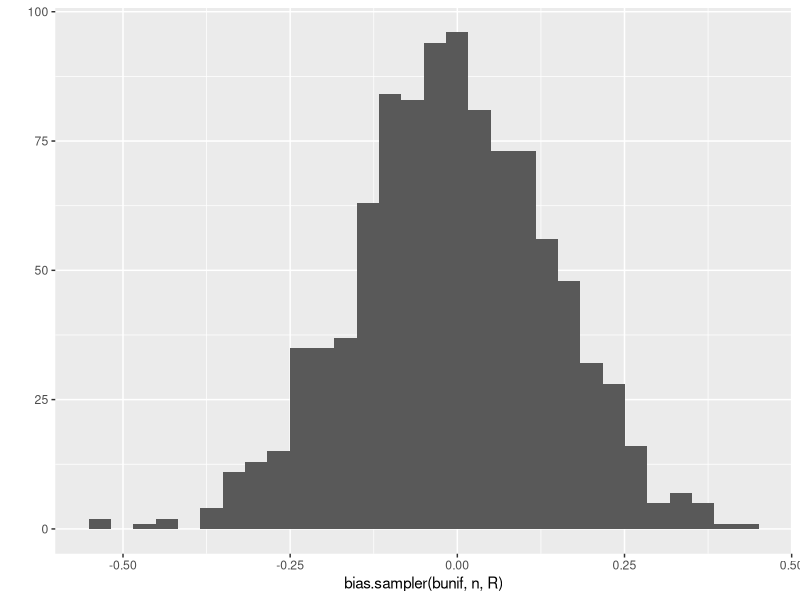
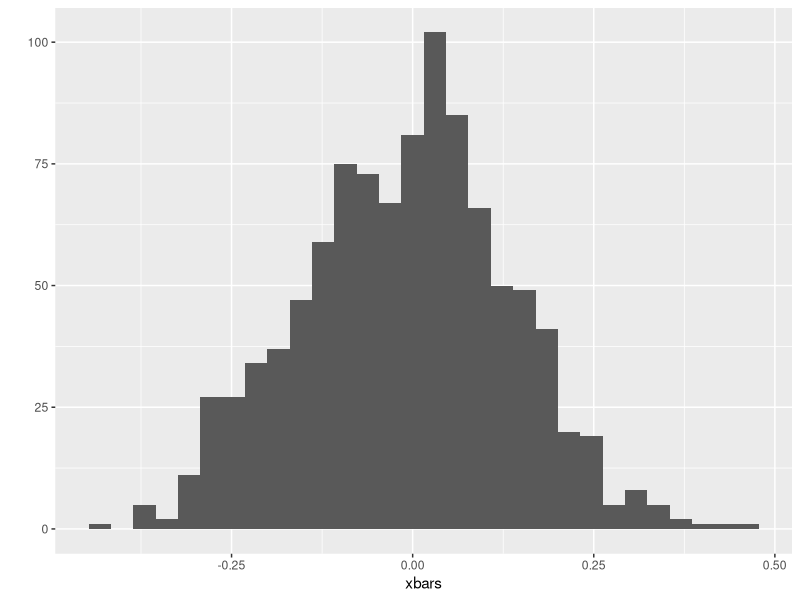

Generate these figures, in order, with R:
## not vectorized; we could do better
bunif <- function(n) {
    ## Calculate point estimate of bias from uniform distribution
    ## X ~ U(1, 6) => E(X) = 3.5
    ##
    ## Args:
    ##   n (integer): sampe size
    ## 
    ## Returns:
    ##   difference between a randomly sampled mean and the population mean
    mean(runif(n, min=1, max=6)) - 3.5
}

bias.sampler <- function(rbias, n, R) {
    ## Generate R point estimates of bias

    ## Args
    ##  rbias (function(n)): randomly generates point estimate
    ##    of bias based on sample of size n from known population distribution.
    ##  n (integer): sample size for each point estimate.
    ##  R (integer): number of point estimate to generate.
    ##
    ## Returns:
    ##  length R vector point estimates of bias from known population 

    biases <- rep(NA, R)
    for (r in seq_len(R)) {
        biases[r] <- rbias(n)
    }
    return(biases)
}


R <- 1001
n <- 100
library(ggplot2)
qplot(bias.sampler(bunif, n, R), geom="histogram")

## vectorized version
X <- matrix(runif(n*R, min=1, max=6), ncol=R)
xbars <- colMeans(X) - 3.5
qplot(xbars, geom="histogram")

